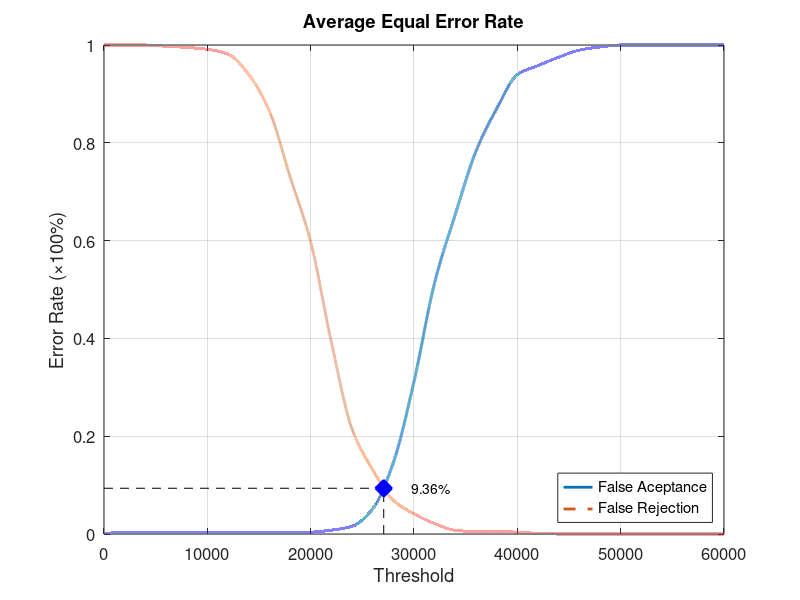
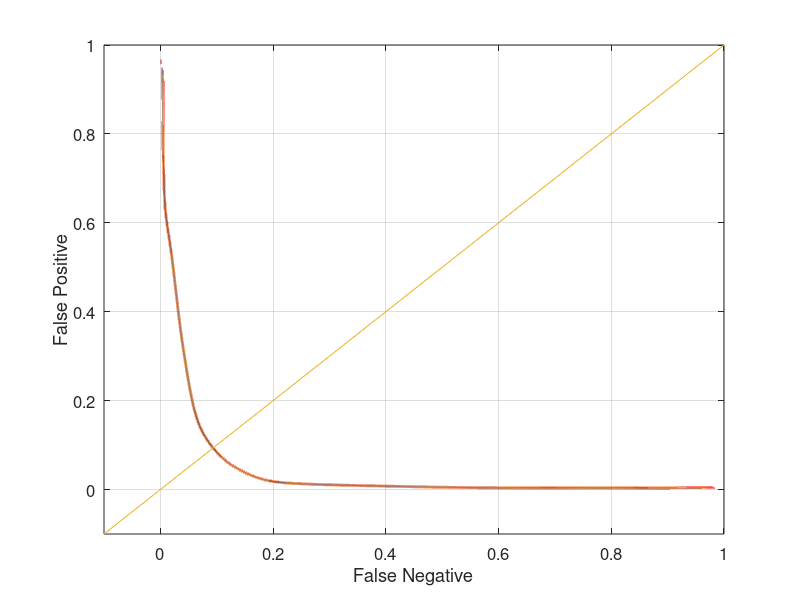

Here is the MATLAB script that generated these plots, in order:
function yEER = Experiment2Average
close all;
clear;
clc;
x = 0:2000:60000;
xq = 0:0.5:60000;

y0 = [0 0.00394737 0.00394737 0.00394737 0.00394737 0.00394737 0.00394737 0.00394737 0.00394737 0.00394737 0.00394737 0.00789474 0.0157895 0.0513158 0.146053 0.311842 0.514474 0.653947 0.782895 0.869737 0.939474 0.957895 0.975 0.989474 0.996053 1 1 1 1 1 1];
yy0 = interp1(x, y0, xq, 'pchip');
y1 = [1 1 1 0.9975 0.995 0.99125 0.98125 0.94 0.865 0.73125 0.5975 0.3925 0.215 0.13125 0.06875 0.04125 0.02125 0.0075 0.005 0.005 0.00375 0.00125 0 0 0 0 0 0 0 0 0];
yy1 = interp1(x, y1, xq, 'pchip');

% Calculating EER: 
y2 = abs(y0 - y1);
find(y2 == min(y2))
yy2 = abs(yy0 - yy1);
xEER = find(yy2 == min(yy2));
xEERIndex = xq(xEER) % X-axis EER
yEER = yy0(xEER) % Y-axis EER

main = figure
plot(xq, yy0,'-','LineWidth', 2);	hold on
plot(xq, yy1,'--','LineWidth', 2);	hold on
plot([xEERIndex xEERIndex], [0 yEER], 'k--');	hold on
plot([0 xEERIndex], [yEER yEER], 'k--');	hold on
plot(xEERIndex, yEER, 'bx', 'LineWidth', 10);	hold on
text(xEERIndex + 10 * xEERIndex / 100, yEER, [num2str(round((10000 * yEER)) / 100) '%'])
legend('False Aceptance', 'False Rejection', 'Location', 'SouthEast')
xlabel('Threshold')
ylabel('Error Rate (\times100%)')
title('Average Equal Error Rate')
set(gca, 'FontSize', 12)
axis([0 60000 0 1])
grid on

print(main, 'Experiment2AverageMain', '-dpng');
FNRxFPR = figure('Color', [1 1 1]);
plot(yy1, yy0, '-', yy1, yy0, 'LineWidth', 2);
hold on
y = -0.1:0.1:1
plot(y, y); 
set(gca, 'FontSize', 12)
xlabel('False Negative')
ylabel('False Positive')
axis([-0.1 1 -0.1 1])
set(gca, 'FontSize', 12)
grid on

print(FNRxFPR, 'Experiment2AverageFNRxFPR','-dpng');
end
